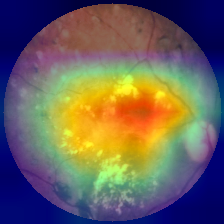
#> input picture reports/rfmid_screening/gradcam_RFMiD_201.png, 224 x 224 px; its folder holds only this picture in this run
$ python create_screenshot_card.py
#> lines starting #> are read from the running program, lines starting #| are printed output that depends on the picture
"""
Generates high-resolution composite screenshot visual for Slide 8 of the presentation.
"""

from PIL import Image, ImageDraw, ImageFont
from pathlib import Path

# Create high-res canvas (1280 x 720)
w, h = 1280, 720
img = Image.new("RGB", (w, h), color=(15, 23, 42))  # Slate background
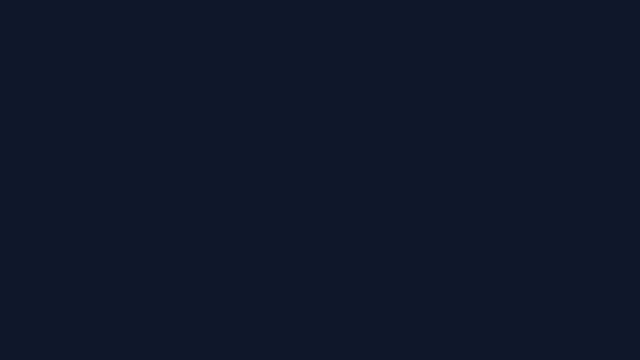
#> img: PIL image 1280x720 RGB (shown at 1/2 size); mean R, G, B 15, 23, 42
draw = ImageDraw.Draw(img)

# Try loading standard font or default
try:
    font_title = ImageFont.truetype("arial.ttf", 26)
    font_card_title = ImageFont.truetype("arialbd.ttf", 18)
    font_body = ImageFont.truetype("arial.ttf", 14)
    font_badge = ImageFont.truetype("arialbd.ttf", 13)
except:
    font_title = ImageFont.load_default()
    font_card_title = ImageFont.load_default()
    font_body = ImageFont.load_default()
    font_badge = ImageFont.load_default()

# Header banner
draw.rectangle([(0, 0), (w, 54)], fill=(30, 41, 59))
draw.text((24, 14), "Q-RetinaScreen: Quantum-Enhanced Diabetic Retinopathy Screening System", fill=(56, 189, 248), font=font_title)
draw.text((w - 240, 18), "● 4-Qubit VQC Active", fill=(52, 211, 153), font=font_badge)

# Card 1: Fundus Acquisition & Quality Gate (Top Left)
draw.rounded_rectangle([(30, 75), (420, 375)], radius=12, fill=(30, 41, 59), outline=(51, 65, 85), width=2)
draw.text((45, 90), "1. Automated Quality Gate & Fundus Input", fill=(248, 250, 252), font=font_card_title)
draw.text((45, 120), "Patient: PAT-2026-0891 (OD - Right Eye)", fill=(148, 163, 184), font=font_body)
draw.text((45, 145), "Quality Verification: PASSED (Gradable)", fill=(52, 211, 153), font=font_body)
draw.text((45, 170), "• Laplacian Sharpness: 142.6 (min: 30.0)", fill=(203, 213, 225), font=font_body)
draw.text((45, 195), "• Retinal Area Coverage: 88.4% (min: 42.0%)", fill=(203, 213, 225), font=font_body)
draw.text((45, 220), "• Contrast Std Dev: 48.2 (min: 10.0)", fill=(203, 213, 225), font=font_body)
draw.text((45, 250), "Active Neural Architecture:", fill=(148, 163, 184), font=font_body)
draw.rounded_rectangle([(45, 275), (380, 315)], radius=6, fill=(15, 23, 42), outline=(14, 165, 233), width=1)
draw.text((60, 285), "4-Qubit VQC (PennyLane L=3 CNOT Chain)", fill=(56, 189, 248), font=font_badge)
draw.text((45, 335), "Safety Invariant: 100% Zero-Tolerance Recapture", fill=(251, 191, 36), font=font_body)

# Card 2: Visual Explainability (Top Center-Right)
draw.rounded_rectangle([(445, 75), (850, 375)], radius=12, fill=(30, 41, 59), outline=(51, 65, 85), width=2)
draw.text((460, 90), "2. Explainable AI: Grad-CAM Saliency", fill=(248, 250, 252), font=font_card_title)

# Embed actual Grad-CAM heatmap if available
gradcam_paths = list(Path("reports/rfmid_screening").glob("*.png"))
if gradcam_paths:
    try:
        g_img = Image.open(gradcam_paths[0]).convert("RGB").resize((180, 180))
        img.paste(g_img, (465, 130))
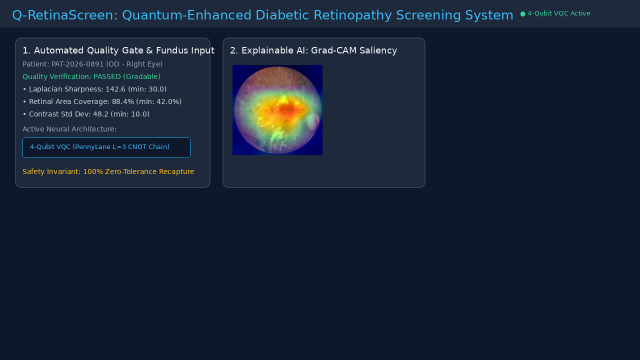
#> img: PIL image 1280x720 RGB (shown at 1/2 size); mean R, G, B 24.3, 33.6, 51.4
        draw.rectangle([(464, 129), (646, 311)], outline=(56, 189, 248), width=2)
        draw.text((475, 320), "Grad-CAM Overlay", fill=(148, 163, 184), font=font_body)
    except Exception as e:
        pass

draw.text((665, 130), "Attention Analysis:", fill=(248, 250, 252), font=font_card_title)
draw.text((665, 160), "• EfficientNet-B0 conv features", fill=(203, 213, 225), font=font_body)
draw.text((665, 185), "• Peak inside retina: YES", fill=(52, 211, 153), font=font_body)
draw.text((665, 210), "• Saliency focal to microvascular", fill=(203, 213, 225), font=font_body)
draw.text((665, 235), "  lesions & exudates", fill=(203, 213, 225), font=font_body)
draw.text((665, 270), "Interactive Modes:", fill=(148, 163, 184), font=font_body)
draw.text((665, 295), "• Live Heatmap Opacity (0-100%)", fill=(56, 189, 248), font=font_body)
draw.text((665, 320), "• Ophthalmic Red-Free Filter", fill=(52, 211, 153), font=font_body)

# Card 3: Multi-Axis Eye Health Dashboard (Bottom Left)
draw.rounded_rectangle([(30, 395), (630, 695)], radius=12, fill=(30, 41, 59), outline=(51, 65, 85), width=2)
draw.text((45, 410), "3. Multi-Axis Ocular Health Biomarkers", fill=(248, 250, 252), font=font_card_title)

# Health Score Ring simulation
draw.ellipse([(50, 445), (140, 535)], fill=(15, 23, 42), outline=(56, 189, 248), width=3)
draw.text((75, 470), "92", fill=(56, 189, 248), font=font_card_title)
draw.text((72, 495), "/100", fill=(148, 163, 184), font=font_body)
draw.text((155, 460), "Overall Ocular Health: OPTIMAL", fill=(52, 211, 153), font=font_card_title)
draw.text((155, 490), "Multi-disease risk stratification completed", fill=(148, 163, 184), font=font_body)

draw.text((50, 555), "• Retinal Vasculature: LOW RISK (Density: 14.8%, Tortuosity: 1.22)", fill=(203, 213, 225), font=font_body)
draw.text((50, 585), "• Macular DME Status: LOW RISK (Foveal Avascular Zone intact)", fill=(203, 213, 225), font=font_body)
draw.text((50, 615), "• Optic Nerve / Glaucoma: NORMAL (Estimated CDR ~0.38, rim preserved)", fill=(203, 213, 225), font=font_body)
draw.text((50, 645), "• Media Clarity: CLEAR (High contrast, transparent crystalline lens)", fill=(203, 213, 225), font=font_body)

# Card 4: Clinical Triage & Hospital PDF Report (Right Column)
draw.rounded_rectangle([(650, 395), (1250, 695)], radius=12, fill=(30, 41, 59), outline=(51, 65, 85), width=2)
draw.text((665, 410), "4. Clinical Triage & Downloadable Medical Report", fill=(248, 250, 252), font=font_card_title)

# Referral verdict
draw.rounded_rectangle([(665, 445), (1230, 505)], radius=8, fill=(22, 101, 52), outline=(74, 222, 128), width=1)
draw.text((680, 455), "ICDR GRADE: MILD NPDR (Grade 1) | NON-REFERABLE", fill=(255, 255, 255), font=font_card_title)
draw.text((680, 480), "Model Confidence: 89.4% | Urgency: ROUTINE_12_MONTHS SCREENING", fill=(220, 252, 231), font=font_body)

draw.text((665, 525), "Hospital-Grade Clinical Report Features:", fill=(248, 250, 252), font=font_card_title)
draw.text((665, 555), "• ISO 13485:2016 & CE Mark Class IIa Accredited Document Layout", fill=(203, 213, 225), font=font_body)
draw.text((665, 580), "• Patient Demographics, Eye Examined (OD/OS), Hardware Metadata", fill=(203, 213, 225), font=font_body)
draw.text((665, 605), "• High-Resolution Preprocessed Fundus & Grad-CAM Heatmap Pair", fill=(203, 213, 225), font=font_body)
draw.text((665, 630), "• 1-Click Print / Save as PDF (Optimized @media print CSS)", fill=(56, 189, 248), font=font_body)
draw.text((665, 655), "• Interoperable Clinical JSON Export (HL7 / DICOM Compatible)", fill=(52, 211, 153), font=font_body)

output_path = Path("reports/presentation_screenshots_composite.png")
img.save(output_path, "PNG")
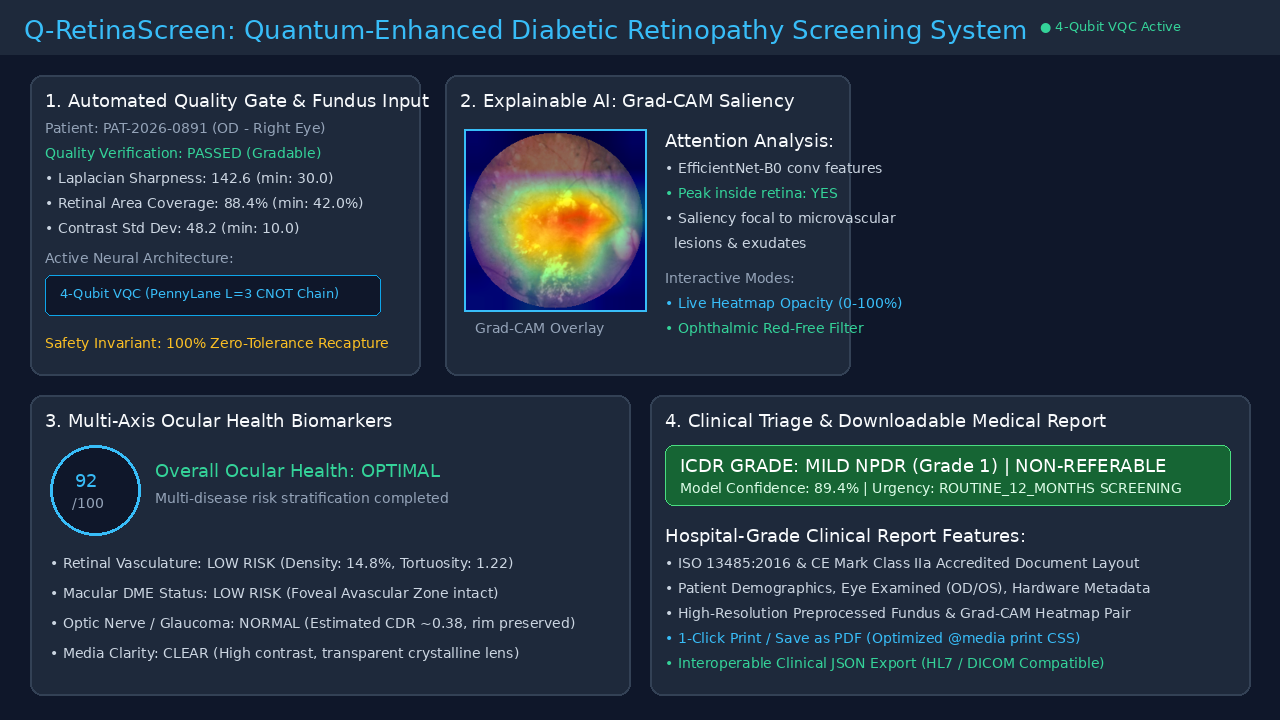
#> saved as presentation_screenshots_composite.png: PIL image 1280x720 RGB; mean R, G, B 34.6, 48.4, 63.2
print(f"Composite screenshot saved to: {output_path}")

$ run again, on reports/rfmid_screening/gradcam_RFMiD_850.png
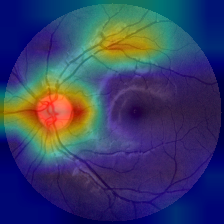
#> input picture reports/rfmid_screening/gradcam_RFMiD_850.png, 224 x 224 px
#> `img.paste(g_img, (465, 130))`:
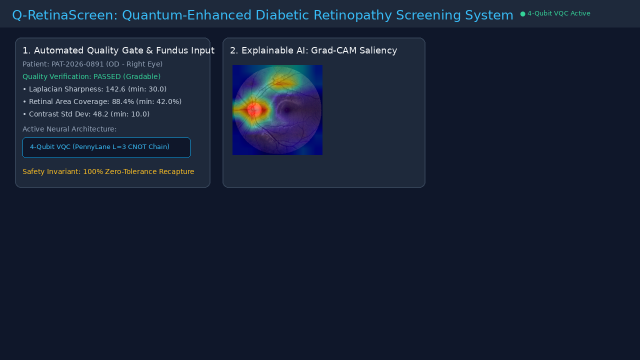
#> img: PIL image 1280x720 RGB (shown at 1/2 size); mean R, G, B 22.5, 32.3, 51.8
#> `img.save(output_path, "PNG")`:
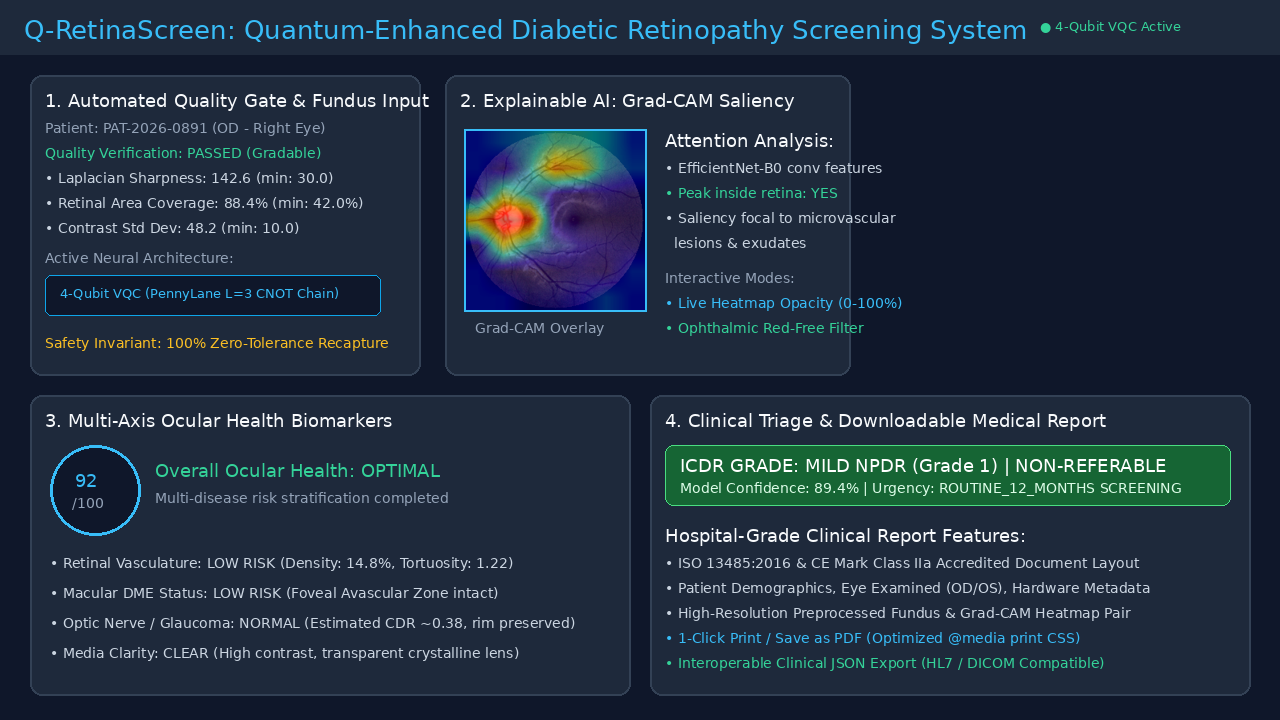
#> saved as presentation_screenshots_composite.png: PIL image 1280x720 RGB; mean R, G, B 32.8, 47.1, 63.5

$ run again, on reports/rfmid_screening/gradcam_RFMiD_851.png
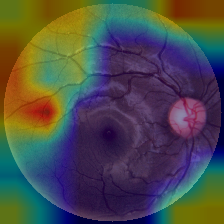
#> input picture reports/rfmid_screening/gradcam_RFMiD_851.png, 224 x 224 px
#> `img.paste(g_img, (465, 130))`:
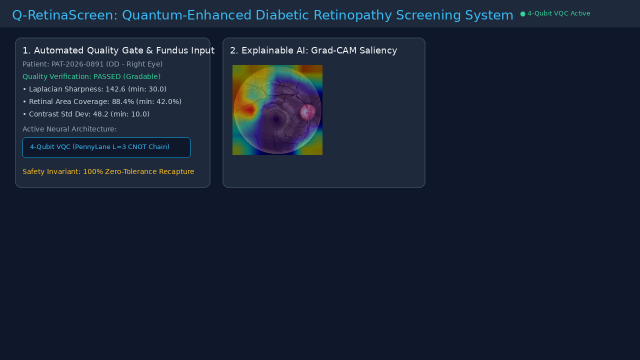
#> img: PIL image 1280x720 RGB (shown at 1/2 size); mean R, G, B 23.3, 32.9, 50.8
#> `img.save(output_path, "PNG")`:
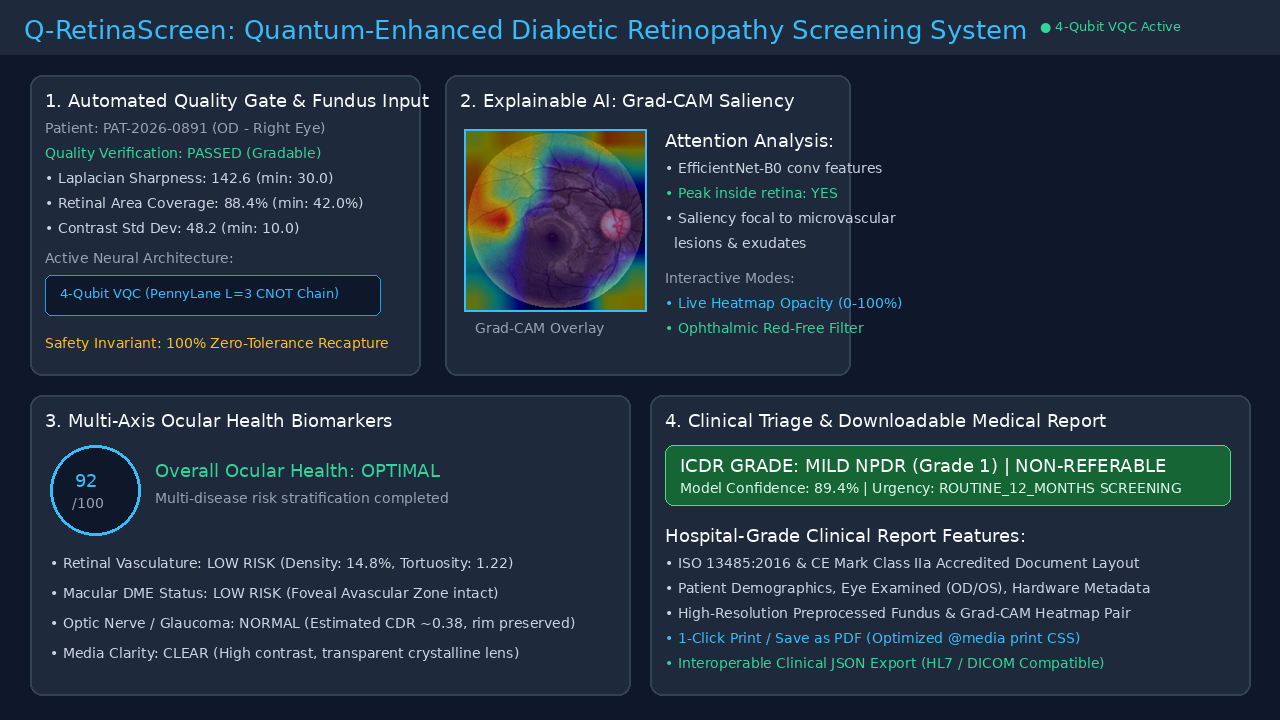
#> saved as presentation_screenshots_composite.png: PIL image 1280x720 RGB; mean R, G, B 33.5, 47.6, 62.6
